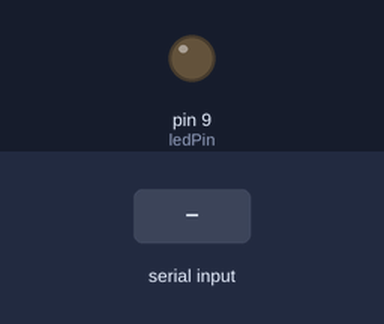
The sketch below on a simulated Arduino Uno, built with avr-gcc and run on an emulated ATmega328P. Shown: output pins drawn as LEDs (lit = HIGH). Inputs (shaded band) come from the test bench.

Above: at 1.2 s.
1.3 s: "L" received over Serial
At 1.8 s:
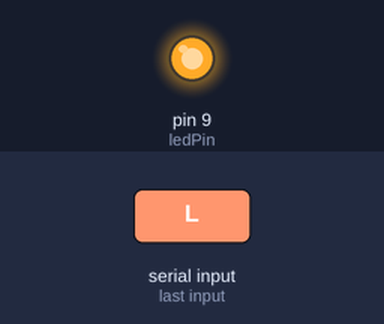
2.8 s: "H" received over Serial
At 4.2 s:
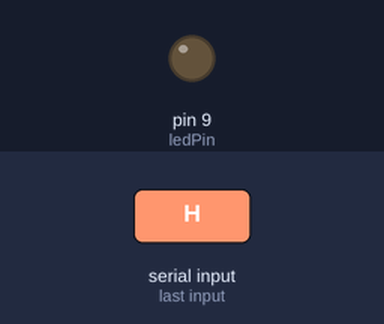
Timing chart, 0 to 5.8 s (numbered marks = the images above; inputs shaded):
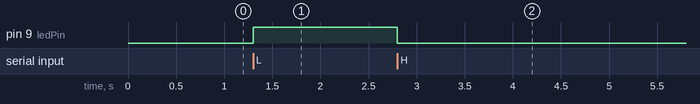

The sketch:

Electronic_Pixel_sketch.ino
```cpp
/*
Electronic Pixel
An example of using an Arduino microcontroller for serial communication to
receive binary data from a computer. In this case, the Arduino boards
turns on an RGB LED when it receives the 'H' character, and turns off
the RGB LED when it receives the 'L' character. Also, an electrical
switch can change the colors of the RGB LED between green and red.
The on and off command data can be sent from the Arduino
Serial Monitor.
*/
int ledPin = 9; // the pin that the RGB LED is attached to
int incomingByte; // a variable to read incoming serial data
void setup() {
// initialize serial communication:
Serial.begin(9600);
// initialize the RGB LED pin as an output:
pinMode(ledPin, OUTPUT);
}
void loop() {
// see if there's incoming serial data:
if (Serial.available() > 0) {
// read the oldest byte in the serial buffer:
incomingByte = Serial.read();
// if it's a capital H, turn on the LED:
if (incomingByte == 'H') {
digitalWrite(ledPin, LOW);
}
// if it's an L, turn off the LED:
if (incomingByte == 'L') {
digitalWrite(ledPin, HIGH);
}
}
}
```

Measured:
- after the input at 1.3 s, pin 9 (ledPin): LOW → HIGH at once
- after the input at 2.8 s, pin 9 (ledPin): HIGH → LOW at once
